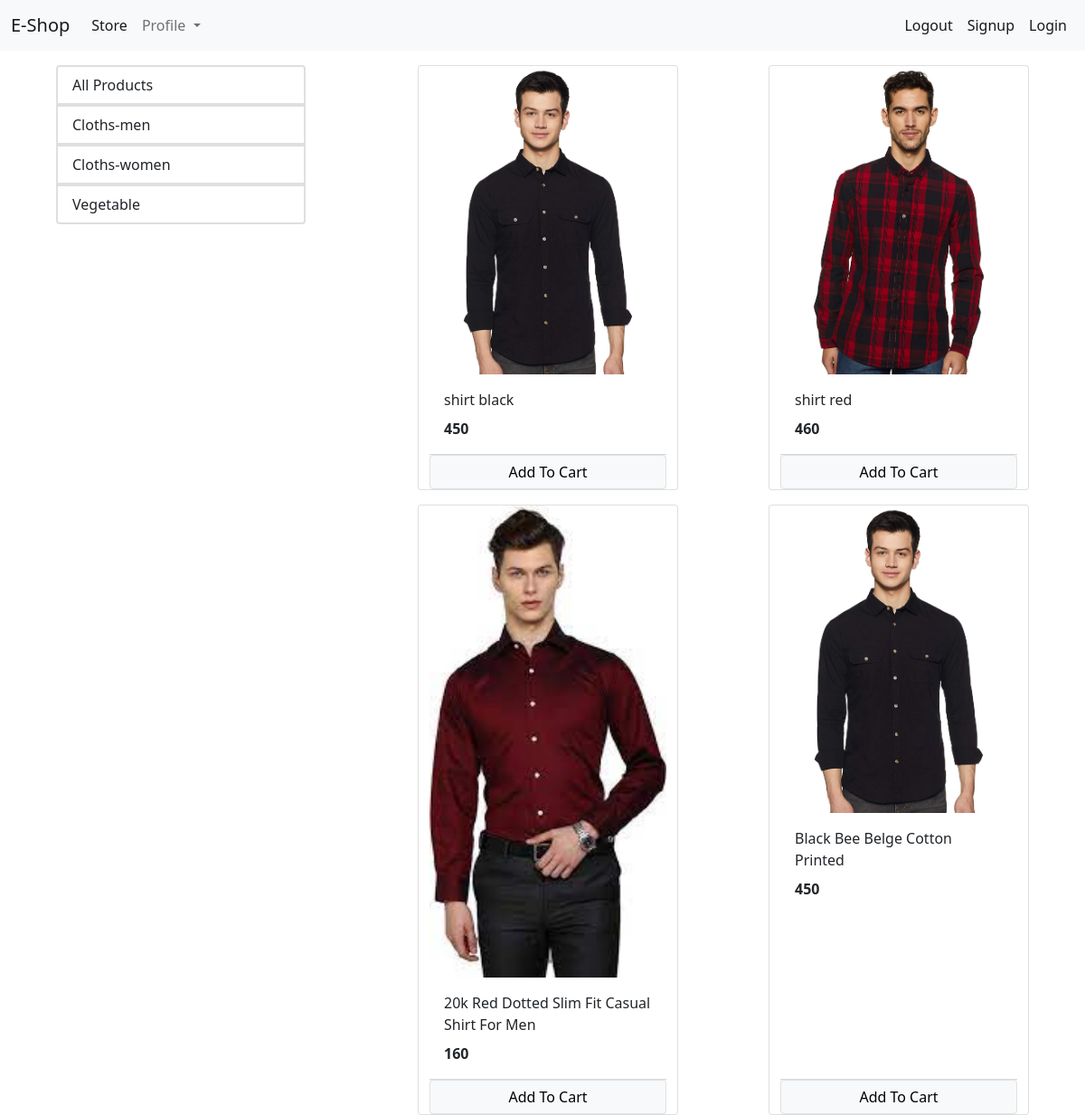
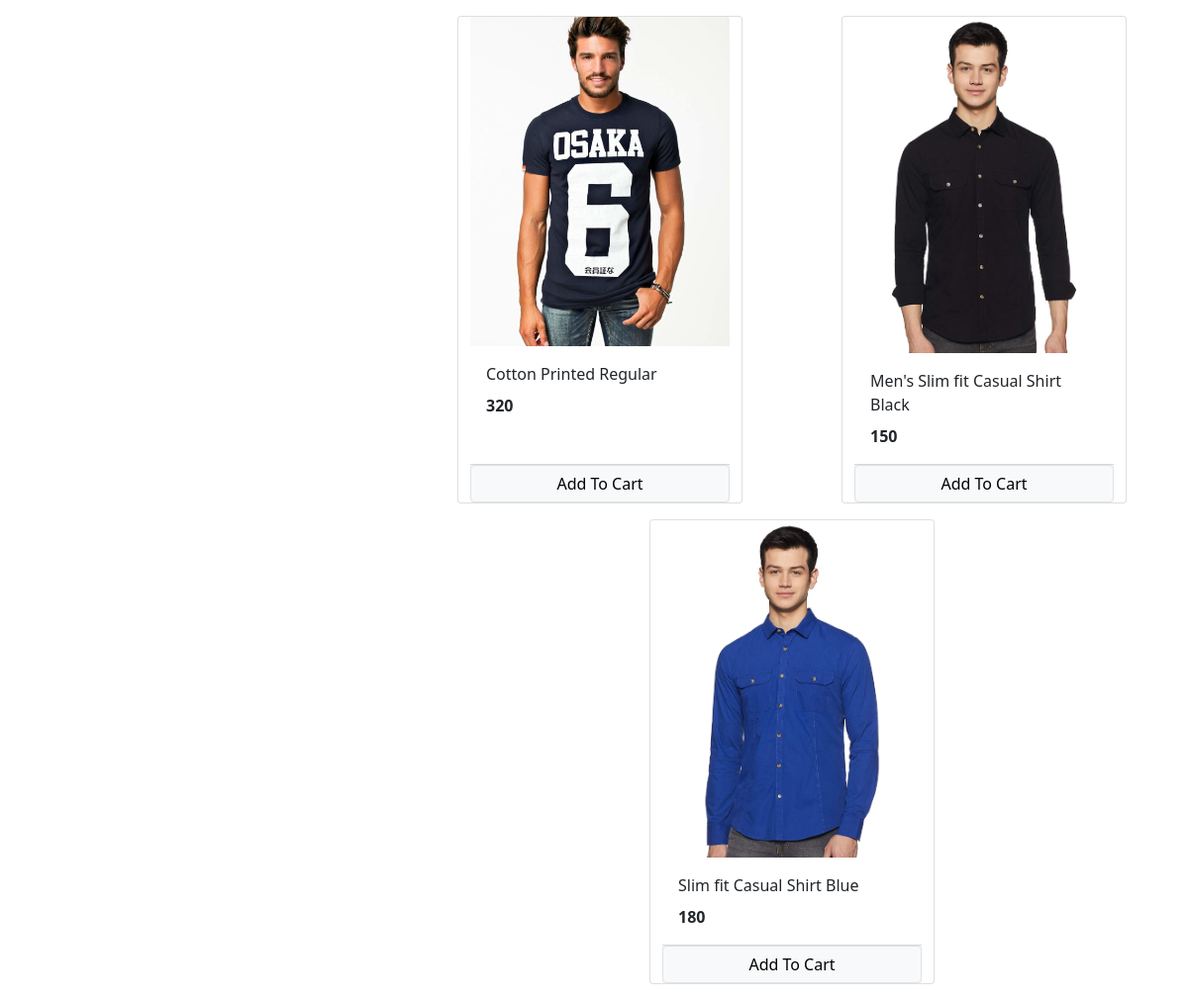
The app's page /?category=1, older data (2 pictures, top to bottom).
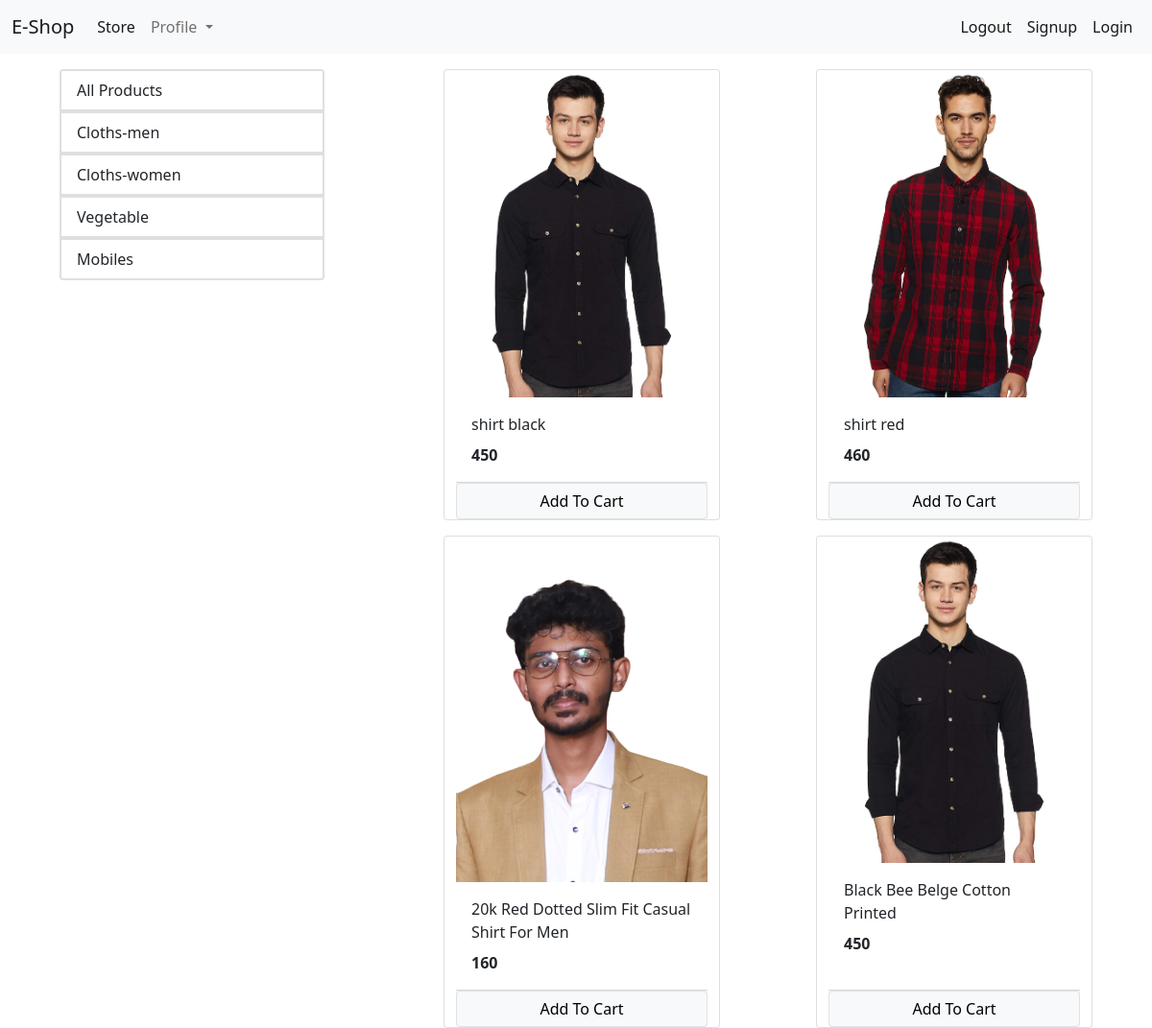
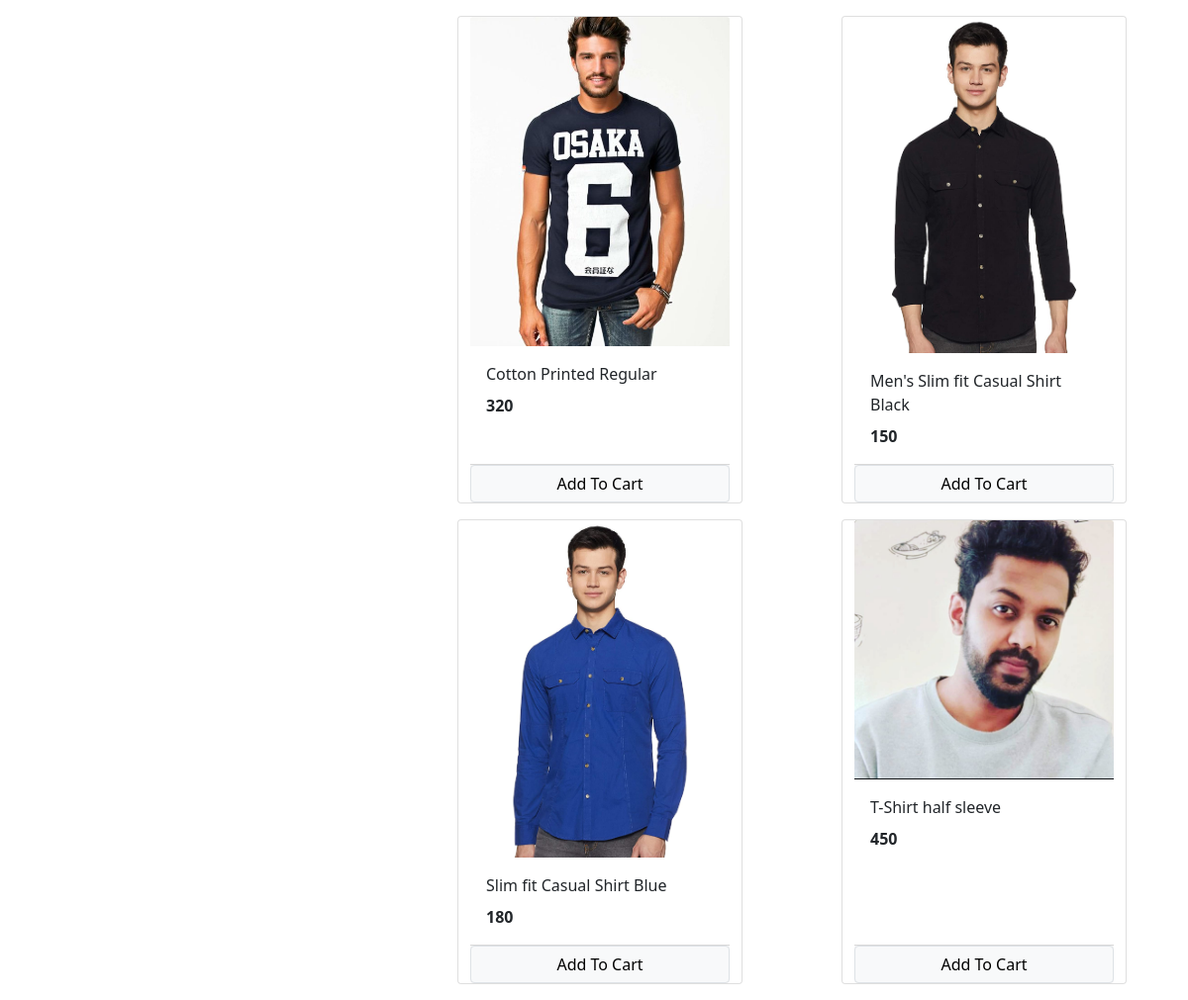
The same page, newer data (2 pictures, top to bottom).
### store/models/category.py (models this page shows, shortened)
class Category(models.Model):
    name = models.CharField(max_length=20)
    @staticmethod
    def get_all_categories():
        return Category.objects.all()

### store/models/product.py (models this page shows, shortened)
class Product(models.Model):
    name = models.CharField(max_length=50)
    price = models.IntegerField(default=0)
    category = models.ForeignKey(Category, on_delete=models.CASCADE, default=1)
    description = models.CharField(max_length=200, default='', null=True, blank=True)
    image = models.ImageField(upload_to='uploads/products/')
    @staticmethod
    def get_all_products_by_categoryid(category_id):
        if category_id:
            return Product.objects.filter(category=category_id)
        else:
            return Product.get_all_products();

### store/views/home.py (the view, shortened to what this page needs)
# urls.py: path('', Index.as_view(), name='homepage'),
class Index(View):
    def get(self, request):
        cart = request.session.get('cart')
        if not cart:
            request.session['cart'] = {}
        products = None
        categories = Category.get_all_categories()
        categoryID = request.GET.get('category')
        if categoryID:
            products = Product.get_all_products_by_categoryid(categoryID)
        else:
            products = Product.get_all_products();
        data = {}
        data['products'] = products
        data['categories'] = categories
        print("you are :", request.session.get('email'))  # to see the email session of the customer
        return render(request, 'index.html', data)

### store/templatetags/cart.py (called while the page is built)
@register.filter(name='is_in_cart')
def is_in_cart(product, cart):
    keys = cart.keys()
    for id in keys:
        if int(id) == product.id:
            return True
    return False

### store/templates/index.html (shortened to what this page needs)
{% extends 'base.html' %}
{% block content %}
{% load cart %}
<div class="container-fluid mt-3">
<div class="row">
  <div class="col-lg-3 mx-auto">
    <div class="list-group">
      <a href="/" class="list-group-item list-group-item-action border-2">All Products</a>
      {% for category in categories %}
      <a href="/?category={{category.id}}" class="list-group-item list-group-item-action  border-2">{{category.name}}</a>
      {% endfor %}
    </div>
  </div>
  <div id='products' class="col-lg-8 mx auto">
    <div class="row mx-auto">
      {% for product in products %}
      <div class="card mx-auto mb-3" style="width: 18rem;">
        <img src="{{product.image.url}}" class="card-img-top" alt="...">
        <div class="card-body">
          <p class="card-title">{{product.name}}</p>
          <p class="card-text"><b>{{product.price}}</b></p>
        </div>
      <div class="card-footer p-0 no-gutters">
        {% if product|is_in_cart:request.session.cart %}
          <div class="row no-gutters">
            <form action="/" class="col-2" method="POST">
              {% csrf_token%}
              <input hidden type="text" name="product" value="{{product.id}}">
              <input hidden type="text" name="remove" value="True">
              <input type="submit" value=" - " class="btn btn block btn-light border-right">
            </form>
            <div class="text-center col">{{product|cart_quantity:request.session.cart}} in cart</div>
              <form action="/" class="col-2" method="POST">
                {% csrf_token%}
                <input hidden type="text" name="product" value="{{product.id}}">
                <input type="submit" value=" + " class="btn btn block btn-light border-left">
              </form>
          </div>
        {% else %}
            <form action="/" method="POST" class="btn-block">
              <input  type ="submit" class="float-right btn btn-light border form-control" value ="Add To Cart">
            </form>
        {% endif %}
      </div>
      </div>
      {% endfor %}
    </div>
  </div>
</div>
</div>
{% endblock %}

### store/templates/base.html (shortened to what this page needs)
<!doctype html>
<html lang="en">
  <head>
    <link href="https://cdn.jsdelivr.net/npm/bootstrap@5.0.1/dist/css/bootstrap.min.css" rel="stylesheet">
  </head>
  <body>
    <nav class="navbar navbar-expand-lg navbar-light bg-light">
      <div class="container-fluid">
        <a class="navbar-brand" href="#">E-Shop</a>
        <div class="collapse navbar-collapse" id="navbarSupportedContent">
          <ul class="navbar-nav me-auto mb-2 mb-lg-0">
            <li class="nav-item">
              <a class="nav-link active" aria-current="page" href="#">Store</a>
            </li>
            <li class="nav-item dropdown">
              <a class="nav-link dropdown-toggle" href="#" id="navbarDropdown" role="button" data-bs-toggle="dropdown" aria-expanded="false">
                Profile
              </a>
            </li>
          </ul>
        </div>
        <ul class="navbar-nav my-2 my-lg-0">
            <li class="nav-item">
              <a class="nav-link active" aria-current="page" href="#">Logout</a>
            </li>
            <li class="nav-item">
              <a class="nav-link active" aria-current="page" href="/signup">Signup</a>
            </li>
            <li class="nav-item">
              <a class="nav-link active" aria-current="page" href="/login">Login</a>
            </li>
          </ul>
      </div>
    </nav>
{% block content %}{% endblock %}
  </body>
</html>

Row changes from the older to the newer data that the page shows:
added Category: name "Mobiles"
changed Product "20k Red Dotted Slim Fit Casual Shirt For Men": image: a different picture
added Product: image (picture), name "T-Shirt half sleeve", price "450"
